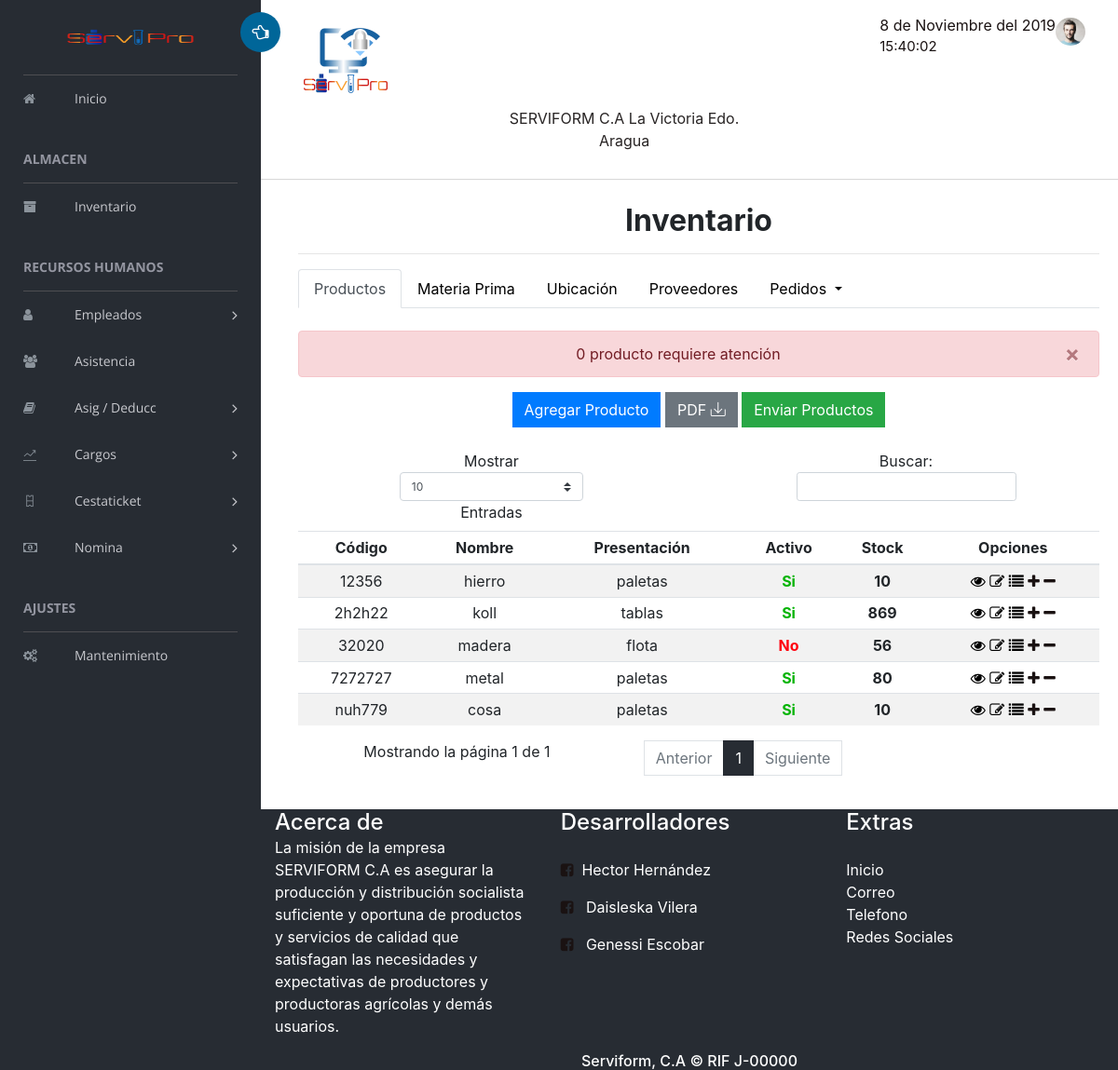
Page /Vistas/menu/ControladorMenu.php?operacion=inventario (signed in) on the committed database.
### tables this page shows
CREATE TABLE `productos` (
  `id` int(11) NOT NULL,
  `codigo` varchar(120) NOT NULL,
  `nombre` varchar(90) NOT NULL,
  `presentacion` varchar(90) NOT NULL,
  `unidad` enum('Kgs','Lts') NOT NULL,
  `stock` int(11) NOT NULL,
  `stock_minimo` int(11) NOT NULL,
  `stock_maximo` int(11) NOT NULL,
  `borrado` enum('N','S') NOT NULL DEFAULT 'N',
  `activo` enum('S','N') NOT NULL DEFAULT 'S'
);

### Vistas/inventario/inventario.php (the view, shortened to what this page needs)
<?php
          extract($_REQUEST);
?>
<?php
include_once "../includes/menu.php";
?>
  <div class="contenido" style="padding-left: 20px">
    <div class="content-2">
    <h2 style="text-align: center"><strong>Inventario</strong><br></h2><hr>
         <ul class="nav nav-tabs" >
          <li class="nav-item">
            <a class="nav-link active" href="inventario.php">Productos
              <?php
                $res_busqueda=$contador[0];
              ?>
            </a>
          </li>
          <?php
              echo '
                <li class="nav-item">
                  <a class="nav-link" href="../inventario/materiaprima.php">Materia Prima</a>
                </li>
                  <li class="nav-item">
                  <a class="nav-link " href="../inventario/ubicacion_inventario.php">Ubicación</a>
                </li><div></div>
                <li class="nav-item">
                  <a class="nav-link" href="../inventario/proveedores.php">Proveedores</a>
                </li>
                <li class="nav-item dropdown">
                  <a class="nav-link dropdown-toggle" data-toggle="dropdown" href="#" role="button" aria-haspopup="true" aria-expanded="false">Pedidos <span class="badge badge-primary badge-pill" style="float: right;">'.$res_busqueda.'</span></a>
                  <div class="dropdown-menu">
                    <a class="dropdown-item" href="pedidos-internos.php">Internos <span class="badge badge-primary badge-pill" style="float: right;">'.$cont_interno.'</span></a>
                    <a class="dropdown-item" href="pedidos-externos.php">Externos <span class="badge badge-primary badge-pill" style="float: right;">'.$cont_externo.'</span></a>
                  </div>
                </li>
              ';
          ?>
        </ul><br>
        <?php
          $i=0;
              echo '
                <div class="alert alert-danger alert-dismissible fade show" role="alert">
                  '.$i.' producto requiere atención
                  <button type="button" class="close" data-dismiss="alert" aria-label="Close">
                  <span aria-hidden="true">&times;</span>
                </button>
                </div>
            ';
        ?>
        <?php
              echo '
                <center>
                    <a href="../inventario/registro-inventario.php" class="btn btn-primary">Agregar Producto</a>
                    <a href="../../reportes/reporte_inventario.php" class="btn btn-secondary" title="Descargar PDF"> PDF <i class="ti ti-import"></i></a>
                    <a href="../inventario/producto_enviar.php" class="btn btn-success">Enviar Productos</a>
              </center><br>
              ';
        ?>
        <div class="table-responsive">
            <table class="table table-striped table-sm " id="table">
                <thead>
                  <tr>
                    <th>Código</th>
                    <th>Nombre</th>
                    <th>Presentación</th>
                    <th>Activo</th>
                    <th>Stock</th>
                    <?php
                        echo '
                          <th>Opciones</th>
                        ' ;
                    ?>
                  </tr>
                </thead>
                  <tbody>
                   <?php
                  include('../../Modelos/conexion.php');
                    $sql="SELECT * FROM productos  WHERE borrado='N'";
                    $resultado=mysqli_query($conectar,$sql);
                    while($consulta=mysqli_fetch_array($resultado)) {
                      echo "
                      <tr>
                        <td>".$consulta['codigo']."</td>
                        <td>".$consulta['nombre']."</td>
                        <td>".$consulta['presentacion']."</td>"
                        ;
                         if ($consulta['activo']=='S') {
                            $activo='<strong>Si</strong>';
                            $alert2="class='estado-re'";
                        }
                        if ($consulta['activo']=='N') {
                            $activo='<strong>No</strong>';
                            $alert2="class='estado-r'";
                        }
                        if ($consulta["stock"]<$consulta['stock_minimo'] AND $consulta['activo']=='S'){
                          $alert="class='estado-r'";
                        }else{
                          $alert="";
                        }
                      echo "
                        <td ".$alert2.">".$activo."</td>
                        <td><strong ".$alert." >".$consulta['stock']."</strong></td>
                        ";
                            echo "  <td>
                            <a href='javascript:ver(".$consulta['id'].")' class='ver'  title='Ver'><span class='fa fa-eye'></span></a>
                           <a href='editar_inventario.php?art=".$consulta['id']."' class='editar'  title='Editar'><span class='fa fa-edit'></span></a>
                            <a href='generar_barras_articulo.php?art=".$consulta['id']."' class='ver'  title='File'><span class='fa fa-list'></span></a>
                            <a href='javascript: mas(".$consulta['id'].")' class='mas' title='Añadir'><span class='fa fa-plus'></span></a>
                            " ;
                            if ($consulta['stock']==0) {
                              echo "<a href='javascript: eliminar(".$consulta['id'].")' class='x' title='Eliminar'><span class='fa fa-times'></span></a>";
                            }else{
                              echo "<a href='javascript: menos(".$consulta["id"].")' id='menos-".$consulta["id"]."' class='menos' name='".$consulta["stock"]."' title='Retirar'><span class='fa fa-minus'></span></a>";
                               echo "
                                  </td>
                              </tr>
                            ";
                            }
                        }
                  ?>
                </tbody>
            </table>
        </div>
        </div>
      </div>
         <?php include_once "../includes/footer.php"; ?>

### Vistas/includes/menu.php (shortened to what this page needs)
<!doctype html>
<html class="no-js" lang="es" dir="ltr">
<head>
    <link rel="stylesheet" href="../../vendors/css/estilos.css">
    <link rel="stylesheet" href="../../vendors/bootstrap/dist/css/bootstrap.min.css">
    <link rel="stylesheet" href="../../vendors/bootstrap/css/bootstrap.min.css">
    <link rel="stylesheet" href="../../vendors/font-awesome/css/font-awesome.min.css">
    <link rel="stylesheet" href="../../vendors/themify-icons/css/themify-icons.css">
    <link rel="stylesheet" href="../../vendors/flag-icon-css/css/flag-icon.min.css">
    <link rel="stylesheet" href="../../vendors/selectFX/css/cs-skin-elastic.css">
    <link rel="stylesheet" href="../../vendors/jqvmap/dist/jqvmap.min.css">
    <link rel="stylesheet" href="../../vendors/chosen/chosen.min.css">
    <link rel="stylesheet" href="../../assets/css/style.css">
  <link rel="stylesheet" href="../../vendors/plugins/datepicker/bootstrap-datepicker.css">
   <link rel="stylesheet" href="../../vendors/plugins/daterangepicker/daterangepicker.css">
   <link rel="stylesheet" href="../../vendors/css/iziToast.min.css">
    <link rel="stylesheet" href="../../vendors/plugins/sweetalert2.min.css">
    <link rel="stylesheet" href="../../vendors/animate.css/animate.css">
</head>
<body>
    <aside id="left-panel" class="left-panel">
        <nav class="navbar navbar-expand-sm navbar-default">
            <div class="navbar-header">
                <a class="navbar-brand" href="#"><img src="../../images/ser.png" width="150" height="80" alt="Logo"></a>
            </div>
            <div id="main-menu" class="main-menu collapse navbar-collapse">
                <ul class="nav navbar-nav">
                    <li>
                        <a href="../home/home.php"> <i class="menu-icon fa fa-home"></i>Inicio </a>
                    </li>
                    <h3 class="menu-title">ALMACEN</h3>
                    <li class="">
                        <a href="../menu/ControladorMenu.php?operacion=inventario" > <i class="menu-icon fa fa-archive"></i>Inventario</a>
                    </li>
                    <h3 class="menu-title">RECURSOS HUMANOS</h3>
                    <li class="menu-item-has-children dropdown">
                        <a href="#" class="dropdown-toggle" data-toggle="dropdown" aria-haspopup="true" aria-expanded="false"> <i class="menu-icon fa fa-user"></i>Empleados</a>
                    </li>
                    <li>
                        <a href="../asistencias/ControlA.php?operacion=index"> <i class="menu-icon fa fa-users"></i>Asistencia</a>
                    </li>
                    <li class="menu-item-has-children dropdown">
                        <a href="#" class="dropdown-toggle" data-toggle="dropdown" aria-haspopup="true" aria-expanded="false"> <i class="menu-icon fa fa-book"></i>Asig / Deducc</a>
                    </li>
                    <li class="menu-item-has-children dropdown">
                        <a href="#" class="dropdown-toggle" data-toggle="dropdown" aria-haspopup="true" aria-expanded="false"> <i class="menu-icon ti ti-stats-up"></i>Cargos</a>
                    </li>
                    <li class="menu-item-has-children dropdown">
                        <a href="#" class="dropdown-toggle" data-toggle="dropdown" aria-haspopup="true" aria-expanded="false"> <i class="menu-icon ti ti-ticket"></i>Cestaticket</a>
                    </li>
                     <li class="menu-item-has-children dropdown">
                        <a href="#" class="dropdown-toggle" data-toggle="dropdown" aria-haspopup="true" aria-expanded="false"> <i class="menu-icon fa fa-money"></i>Nomina</a>
                    </li>
                    <h3 class="menu-title">Ajustes</h3>
                    <li>
                        <a href="../menu/ControladorMenu.php?operacion=mantenimiento"> <i class="menu-icon fa fa-cogs"></i>Mantenimiento</a>
                    </li>
                </ul>
            </div>
        </nav>
    </aside>
    <div id="right-panel" class="right-panel">
        <header id="header" class="header  col-md-12"><div class="header-menu "><div class="col-md-7">
                    <a id="menuToggle" class="menutoggle pull-left"><i class="fa fa-hand-o-left"></i></a>
                    <div class="header-left">
                        <img src="../../images/servi.png" width="100">
                        <p style="text-align: center; margin-left: 6cm; margin-top: 0cm;">SERVIFORM C.A La Victoria Edo. Aragua</p>
                    </div>
                    </div>
                </div>
                <div class="col-md-5">
                    <div class="user-area dropdown float-right">
                        <a href="#" class="dropdown-toggle" data-toggle="dropdown" aria-haspopup="true" aria-expanded="false">
                            <img class="user-avatar rounded-circle" src="../../images/admin.jpg" alt="User Avatar">
<div id="reloj" style="font-size:15px;" ></div>
                        </a>
                </div>
            </div>
        </header>

### Vistas/menu/ControladorMenu.php (shortened to what this page needs)
<?php
 include_once "../includes/menu.php"; ?>
<?php
		switch($_REQUEST['operacion']){
		case'inventario':include"../inventario/inventario.php";break;
		}
?>
<?php include_once "../includes/footer.php"; ?>

### Vistas/includes/footer.php (shortened to what this page needs)
 <footer id="footer-main" style="background: #272c33; color: #fff;">
            <div class="container">
                <div class="row">
                    <div class=" col-sm-4">
                        <h4 class="all-tittles">Acerca de</h4>
                        <p class="foo" style="">
                           La misión de la empresa SERVIFORM C.A es asegurar la producción y distribución socialista suficiente y oportuna de productos y servicios de calidad que satisfagan las necesidades y expectativas de productores y productoras agrícolas y demás usuarios. </p>
                    </div>
                    <div class="col-sm-4">
                        <h4 class="all-tittles">Desarrolladores</h4>
                        <br>
                        <ul class="list-unstyled">
                            <li><a href="https://www.facebook.com/hectorher149"><i  class="fa fa-facebook-square"></i></a> Hector Hernández</li>
                        </ul>
                        <ul class="list-unstyled">
                            <li><a href="#"><i  class="fa fa-facebook-square"></i> &nbsp;</a> Daisleska Vilera </li>
                        </ul>
                         <ul class="list-unstyled">
                            <li><a href="#"><i  class="fa fa-facebook-square"></i> &nbsp;</a> Genessi Escobar </li>
                        </ul>
                    </div>
                     <div class=" col-sm-4">
                        <h4 class="all-tittles">Extras</h4>
                        <br>
                        <ul class="list-unstyled">
                            <li><a class="extras" href="../home/home.php">Inicio</a></li>
                            <li><a class="extras" href="serviform@gmail.com=">Correo</a></li>
                            <li><a class="extras" href="0244-3362419">Telefono</a></li>
                            <li><a class="extras" href="www.facebook.com/serviform">Redes Sociales</a></li>
                        </ul>
                    </div>
                    <div class=" col-sm-12">
                        <h6 style="text-align: center; color: #fff;">Serviform, C.A &copy RIF J-00000</h6>
                    </div>
                </div>
            </div>
        </footer>
</body>
</html>

### rows in the picture
productos: codigo "12356", nombre "hierro", presentacion "paletas", activo "Si", stock "10"
productos: codigo "7272727", nombre "metal", presentacion "paletas", activo "Si", stock "80"
productos: codigo "nuh779", nombre "cosa", presentacion "paletas", activo "Si", stock "10"
productos: codigo "32020", nombre "madera", presentacion "flota", activo "No", stock "56"
productos: codigo "2h2h22", nombre "koll", presentacion "tablas", activo "Si", stock "869"

### other values in the picture
$i "0"
